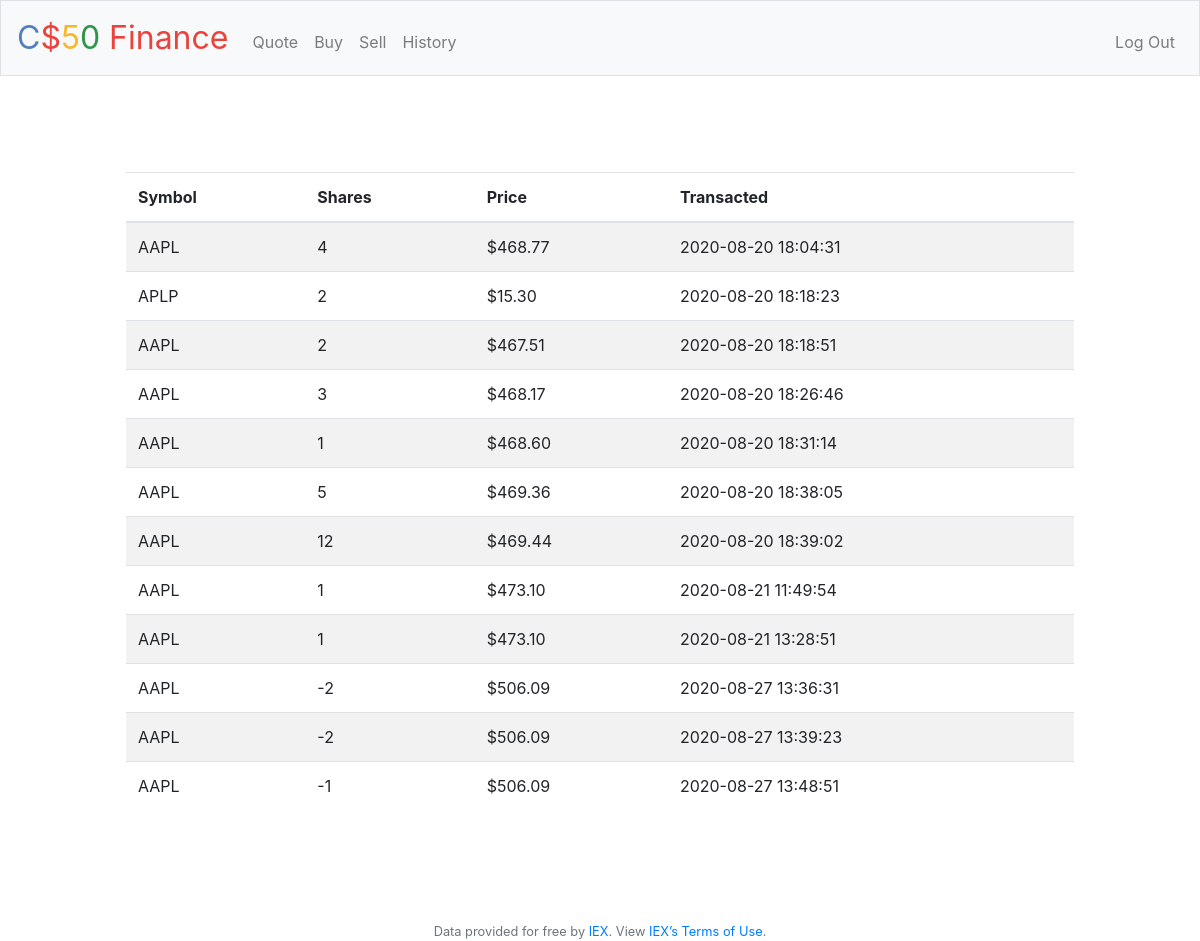
/history (signed in), run on an earlier commit of the app's database.
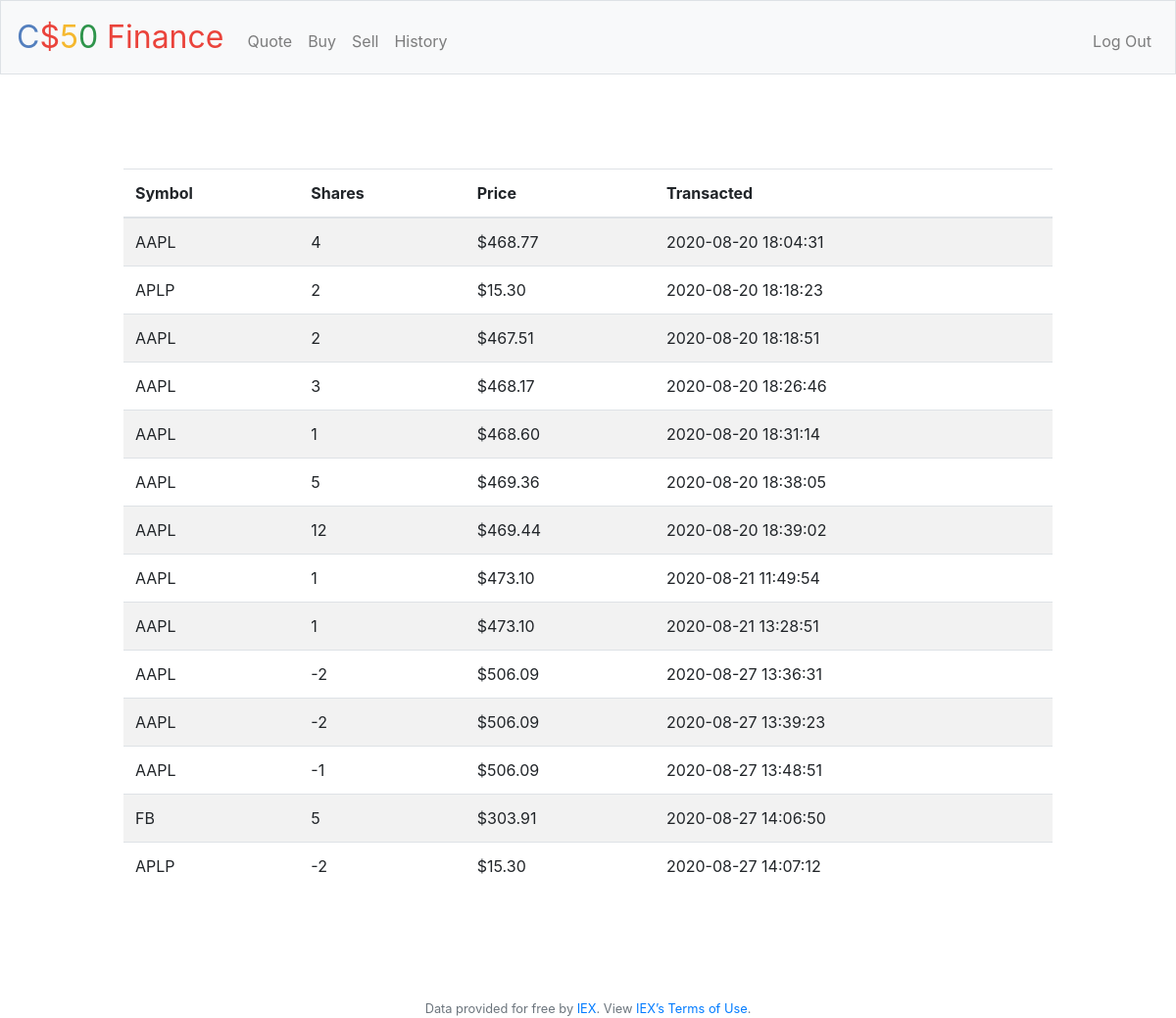
And on a later commit of the database.
### tables this page shows
CREATE TABLE "transactions" (
	"user_id"	INTEGER NOT NULL,
	"symbol"	TEXT NOT NULL,
	"shares"	NUMERIC NOT NULL,
	"price"	NUMERIC NOT NULL,
	"transacted"	DATETIME NOT NULL,
	"transaction_id"	INTEGER NOT NULL,
	FOREIGN KEY("user_id") REFERENCES "users"("id"),
	PRIMARY KEY("transaction_id" AUTOINCREMENT)
);

### application.py (the view)
@app.route("/history")
@login_required
def history():
    rows = db.execute(
        "SELECT symbol, shares, price, transacted, cash FROM transactions INNER JOIN users ON users.id = transactions.user_id WHERE user_id = :user_id",
        user_id=session["user_id"])
    return render_template("history.html",
                           rows=rows)

### application.py (called while the page is built)
@app.after_request
def after_request(response):
    response.headers["Cache-Control"] = "no-cache, no-store, must-revalidate"
    response.headers["Expires"] = 0
    response.headers["Pragma"] = "no-cache"
    return response

### helpers.py (called while the page is built)
def login_required(f):
    @wraps(f)
    def decorated_function(*args, **kwargs):
        if session.get("user_id") is None:
            return redirect("/login")
        return f(*args, **kwargs)
    return decorated_function

### templates/history.html (shortened to what this page needs)
{% extends "layout.html" %}
{% block main %}
<main class="container p-5">
    <table class="table table-striped">
        <thead>
            <tr>
                <th>Symbol</th>
                <th>Shares</th>
                <th>Price</th>
                <th>Transacted</th>
            </tr>
        </thead>
        <tbody>
            {% for row in rows %}
            <tr>
                <td>{{ row["symbol"] }}</td>
                <td>{{ row["shares"] }}</td>
                <td>{{ row["price"] }}</td>
                <td>{{ row["transacted"] }}</td>
            </tr>
            {% endfor %}
        </tbody>
    </table>
</main>
{% endblock %}

### templates/layout.html (shortened to what this page needs)
<!DOCTYPE html>
<html lang="en">
    <head>
        <link href="https://maxcdn.bootstrapcdn.com/bootstrap/4.1.3/css/bootstrap.min.css" rel="stylesheet">
        <link href="/static/styles.css" rel="stylesheet">
    </head>
    <body>
        <nav class="navbar navbar-expand-md navbar-light bg-light border">
            <a class="navbar-brand" href="/"><span class="blue">C</span><span class="red">$</span><span class="yellow">5</span><span class="green">0</span> <span class="red">Finance</span></a>
            <div class="collapse navbar-collapse" id="navbar">
                {% if session.user_id %}
                    <ul class="navbar-nav mr-auto mt-2">
                        <li class="nav-item"><a class="nav-link" href="/quote">Quote</a></li>
                        <li class="nav-item"><a class="nav-link" href="/buy">Buy</a></li>
                        <li class="nav-item"><a class="nav-link" href="/sell">Sell</a></li>
                        <li class="nav-item"><a class="nav-link" href="/history">History</a></li>
                    </ul>
                    <ul class="navbar-nav ml-auto mt-2">
                        <li class="nav-item"><a class="nav-link" href="/logout">Log Out</a></li>
                    </ul>
                {% else %}
                    <ul class="navbar-nav ml-auto mt-2">
                        <li class="nav-item"><a class="nav-link" href="/register">Register</a></li>
                        <li class="nav-item"><a class="nav-link" href="/login">Log In</a></li>
                    </ul>
                {% endif %}
            </div>
        </nav>
        <main class="container p-5">
            {% block main %}{% endblock %}
        </main>
        <footer class="small text-center text-muted">
            Data provided for free by <a href="https://iextrading.com/developer">IEX</a>. View <a href="https://iextrading.com/api-exhibit-a/">IEX’s Terms of Use</a>.
        </footer>
    </body>
</html>

### static/styles.css (style rules this page uses)
nav .navbar-brand { font-size: xx-large; }
nav .navbar-brand .blue { color: #537fbe; }
nav .navbar-brand .red { color: #ea433b; }
nav .navbar-brand .yellow { color: #f5b82e; }
nav .navbar-brand .green { color: #2e944b; }
main { overflow-x: auto; text-align: center; }
main table { text-align: left; }

What changed in the data, as far as the page shows it:
added transactions: symbol "FB", shares "5", price "$303.91", transacted "2020-08-27 14:06:50"
added transactions: symbol "APLP", shares "-2", price "$15.30", transacted "2020-08-27 14:07:12"
